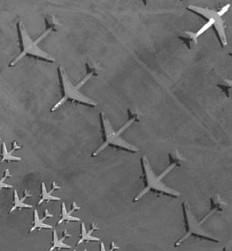
%> input picture ucak1.jpg, 232 x 251 px
$ octave ucak_tespiti.m   (GNU Octave 9; MATLAB toolbox functions it lacks are replaced by stand-ins)
%> lines starting %> are read from the running program, lines starting %| are printed output that depends on the picture; in (x1, y1, x2, y2) boxes, pixels count from 0 and x2, y2 are one past the last pixel; in counts of white or black regions, pixels touching at a corner belong together; the program's own positions count from 1
clc; close all; clear;

r1 = imread('ucak1.jpg');
%> r1 is the input picture: size 251x232 uint8; min 23, max 255, mean 106.4
r2 = imread('ucak2.jpg');
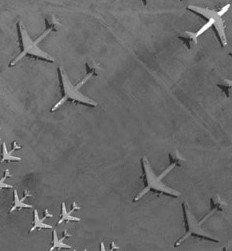
%> input picture ucak2.jpg, 232 x 251 px
%> r2 is the input picture: size 251x232 uint8; min 17, max 255, mean 106.3

figure, imshow(r1);
figure, imshow(r2);

fark = imsubtract(r1, r2);
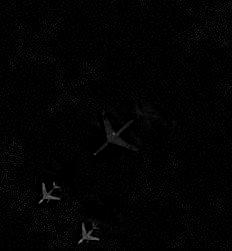
%> fark: size 251x232 uint8; min 0, max 129, mean 2.8
figure, imshow(fark);

imgFark = imbinarize(fark, 20/255);
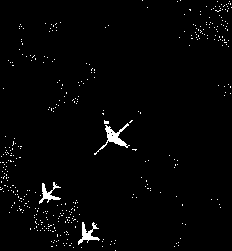
%> imgFark: size 251x232 logical; 1.9% white; 388 white regions (385 under 20 px), largest, box (x1, y1, x2, y2) and area: (94, 123, 130, 155) 260, (78, 222, 100, 245) 183, (39, 182, 61, 204) 169
figure, imshow(imgFark);

% imbinarize iþleminin farklý bir yöntemi
% imgFark2 = fark > 20;
% figure, imshow(imgFark2);

imgFark = bwareaopen(imgFark, 30); %alaný 30 pixelden küçük olan beyaz alanlarý siler
figure, imshow(imgFark);

se = strel('square', 4);
imgDilate = imdilate(imgFark, se);
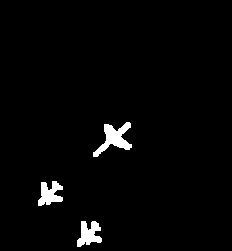
%> imgDilate: size 251x232 logical; 2.3% white; 3 white regions
figure, imshow(imgDilate);

[etiketler, ucakSayisi] = bwlabel(imgDilate);
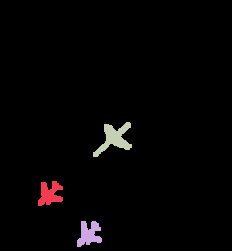
%> etiketler: size 251x232 double; 4 distinct labels, from 0 to 3; one colour per label, 0 black
%> ucakSayisi = 3

ucakOzellikleri = regionprops(etiketler, 'all');
%> ucakOzellikleri = 3 regions; box (x1, y1, x2, y2), Area, Centroid, MajorAxisLength, MinorAxisLength and Eccentricity: (93, 122, 132, 157) 564 [114.9 139.1] 42.33 28.55 0.738, (77, 221, 102, 247) 402 [89.6 234.6] 28.62 23.29 0.581, (38, 181, 63, 206) 391 [50.5 194.5] 28.15 23.23 0.565

merkezler = [ucakOzellikleri.Centroid];
%> merkezler = [50.45 194.5 89.64 234.6 114.9 139.1]

figure, imshow(r1);
x = merkezler(1:2:end);
%> x = [50.45 89.64 114.9]
y = merkezler(2:2:end);
%> y = [194.5 234.6 139.1]

hold on
plot(x, y, 'yo', 'MarkerSize', 30, 'LineWidth', 4 );
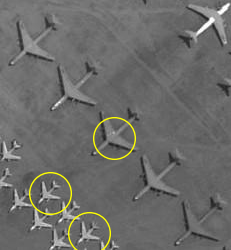
%> figure redrawn from the program's plot data

figure, imshow(r2);

hold on
plot(x, y, 'bo', 'MarkerSize', 30, 'LineWidth', 4);
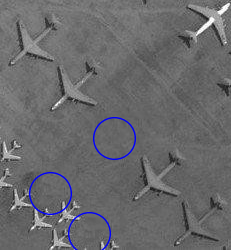
%> figure redrawn from the program's plot data
